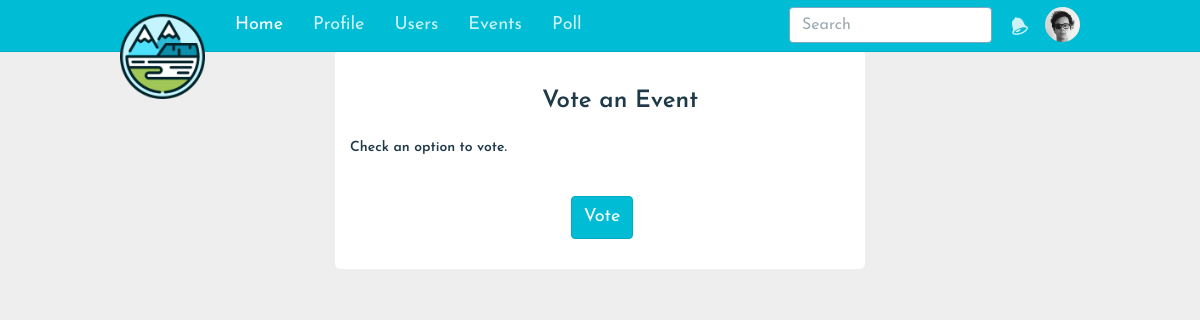
/eventPoll.php, run on an earlier commit of the app's database.
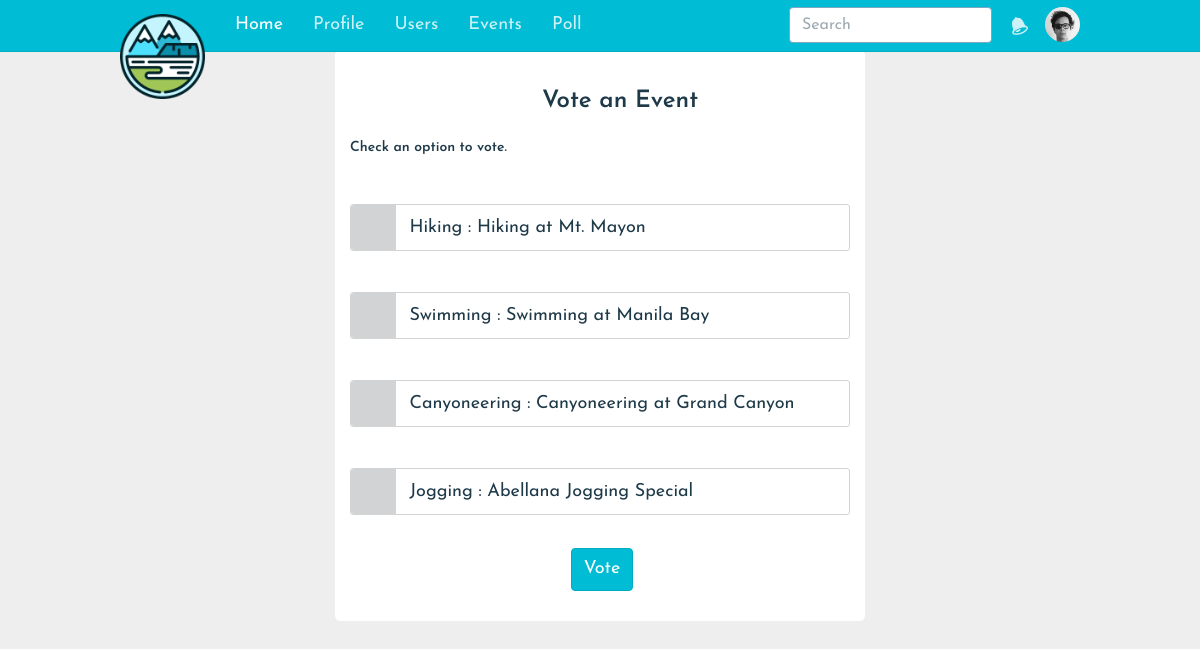
And on a later commit of the database.
### tables this page shows
CREATE TABLE `events` (
  `event_id` int(10) NOT NULL AUTO_INCREMENT,
  `evp_id` int(10) DEFAULT NULL,
  `name` varchar(255) DEFAULT NULL,
  `description` varchar(255) DEFAULT NULL,
  `location` text,
  `image` text,
  PRIMARY KEY (`event_id`),
  KEY `evp_id` (`evp_id`),
  CONSTRAINT `events_ibfk_1` FOREIGN KEY (`evp_id`) REFERENCES `event_voting_period` (`evp_id`)
);

### eventPoll.php (called while the page is built)
<?php
include('views/menubar/voteEvent.php')
?>

### class/eventClass.php (called while the page is built, shortened)
<?php
class eventClass
{
	public function getEvents($id)
	{
		try {
			$db = getDB();
			$st = $db->prepare("SELECT DISTINCT *
			FROM EVENTS,event_voting_period
			WHERE events.`evp_id`=event_voting_period.`evp_id` AND events.`evp_id`=?");
			$st->execute(array($id));
			$data=$st->fetchAll();
		} catch (PDOException $e) {
		}
		return $data;
	}
}
?>

### views/menubar/voteEvent.php (the view, shortened to what this page needs)
<?php
require_once 'views/layouts/header.php';
require_once 'views/layouts/nav.php';
include('class/eventClass.php');
$eventClass = new eventClass();
$evp_id=1;
$events = $eventClass->getEvents($evp_id);
?>
<!DOCTYPE html>
<html lang="en">
<head>
	<link rel="stylesheet" href="assets/css/polls.css">
</head>
<body>
	<div class = "container">
		<form method="post" class="form-horizontal" role="form">
					<h3>Vote an Event</h3>
					<h5>Check an option to vote.</h5>
					<div class="funkyradio">
						<?php
						foreach($events as $event)
						{
							?>
							<div class="funkyradio-info">
								<label for="radio<?=$event['event_id']?>"
								>
									<?php echo $event['name']  . ' : ' . $event['description']?>
								</label>
							</div>
							<?php } ?>
							</div> <br>
							<div class="form-group">
								<div class="col-sm-5 col-sm-offset-5">
									<button type="submit" class="btn btn-primary" name="voteEvent">
										Vote
									</button>
								</div>
							</div>
				</form>
			</div>
</body>
</html>
<?php
require_once 'views/layouts/footer.php';
?>

What changed in the data, as far as the page shows it:
added events: name "Hiking", description "Hiking at Mt. Mayon"
added events: name "Swimming", description "Swimming at Manila Bay"
added events: name "Canyoneering", description "Canyoneering at Grand Canyon"
added events: name "Jogging", description "Abellana Jogging Special"
